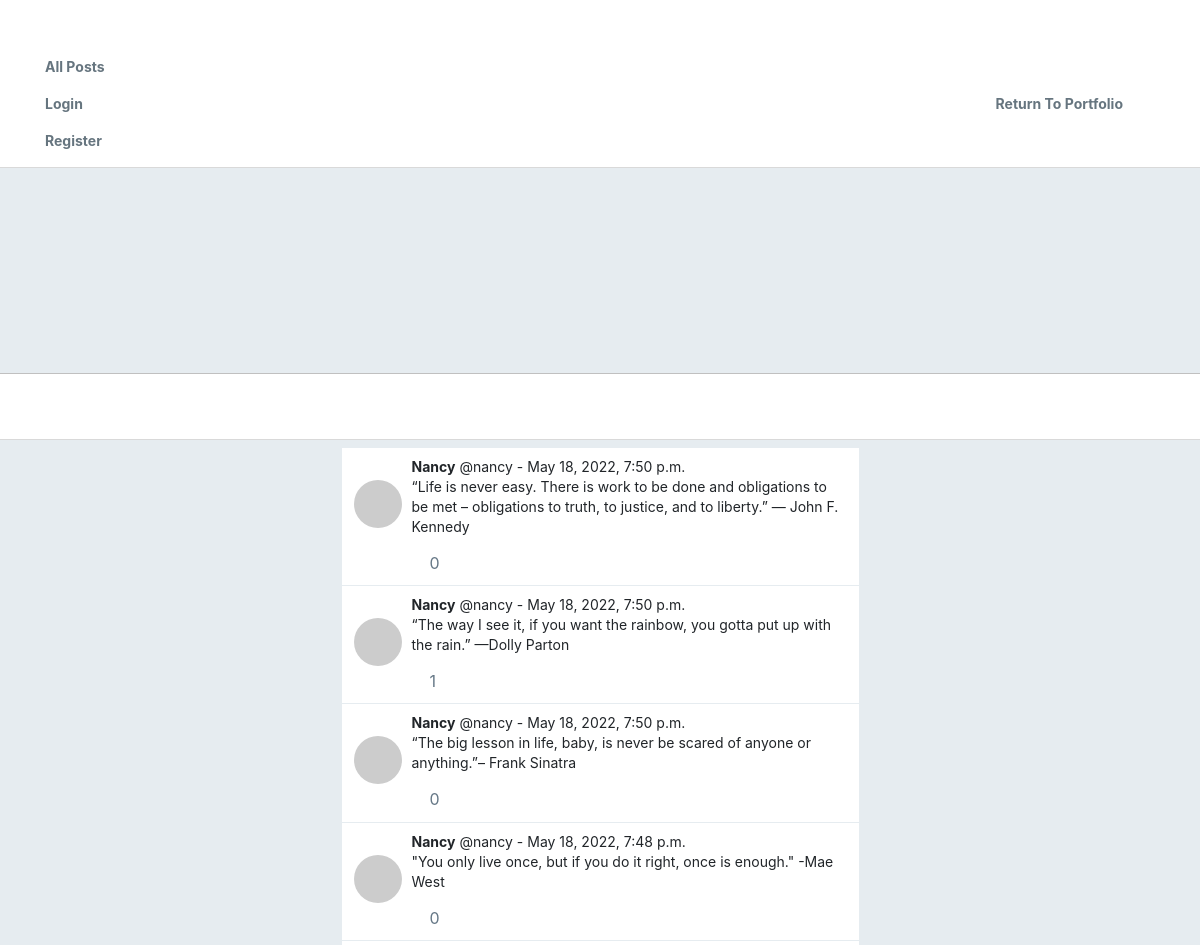
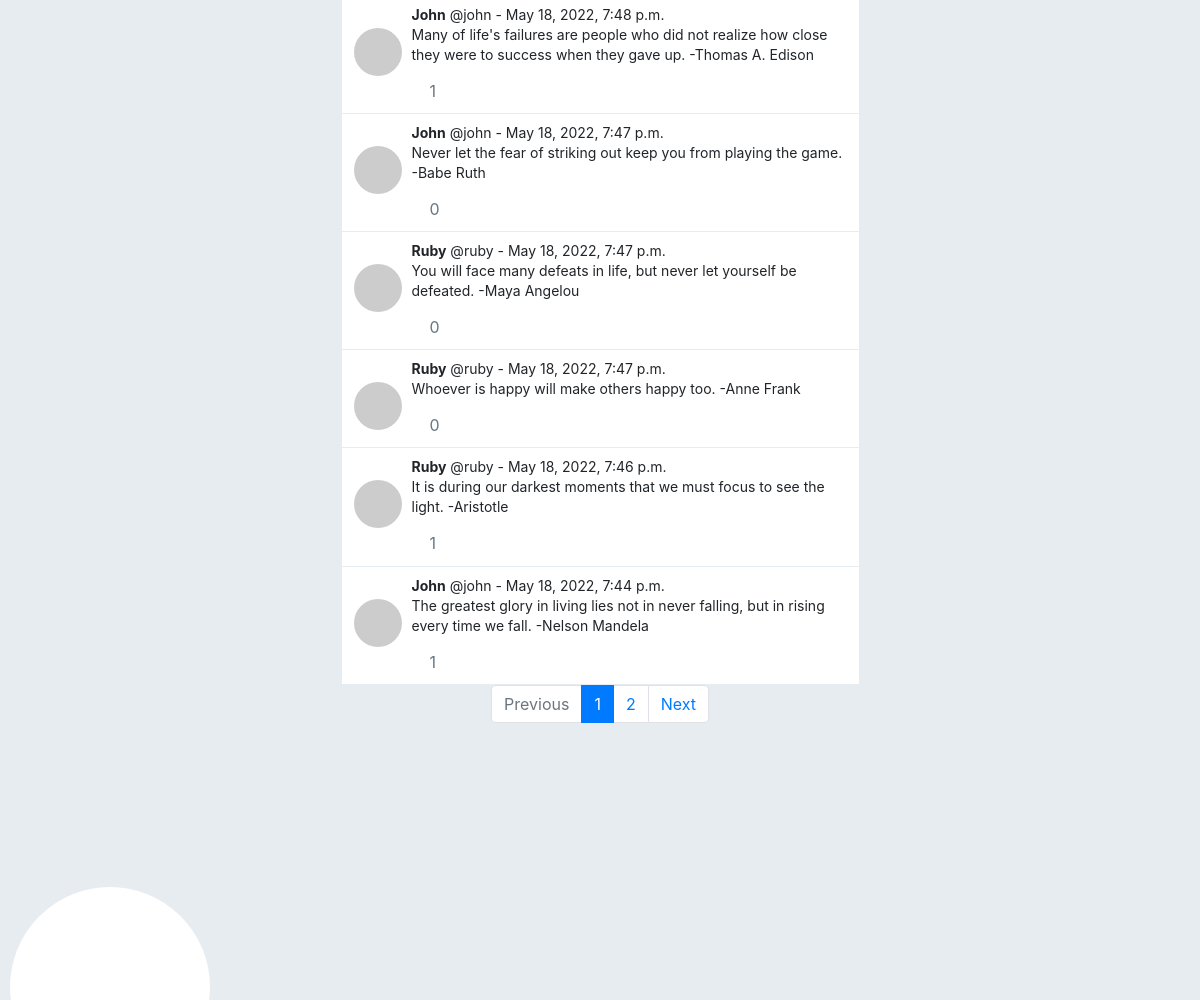
Page /twitter/ on the committed database (2 pictures, top to bottom).
### twitter/models.py (models this page shows, shortened)
class Post(models.Model):
    author = models.ForeignKey(User,
                               null=True,
                               on_delete=models.CASCADE,
                               related_name="author")
    post_body = models.CharField(max_length=500000)
    date_created = models.DateTimeField(auto_now_add=True)

class User(AbstractUser):
    def __str__(self):
        return f"{self.username}"

### twitter/views.py (the view)
# urls.py: path("", views.index, name="index"),
def index(request):
    all_tweets = Post.objects.all()
    tweets = sort_tweets(all_tweets)
    tweets = paginate(request, tweets)
    likes = like_count()
    return render(
        request,
        "twitter/index.html",
        {
            "posts": tweets,
            "likes": likes,
        },
    )

### twitter/templatetags/app_tags.py (called while the page is built)
@register.filter(name="gravatar")
def gravatar(user, size=35):
    email = str(user.email.strip().lower()).encode("utf-8")
    email_hash = md5(email).hexdigest()
    url = "//www.gravatar.com/avatar/{0}?s={1}&d=identicon&r=PG"
    return url.format(email_hash, size)

### twitter/util.py (called while the page is built)
def sort_tweets(what_to_sort):
    what_to_sort = what_to_sort.order_by("-date_created").all()
    return what_to_sort

def paginate(request, items):
    paginator = Paginator(items, 10)
    page_number = request.GET.get("page")
    page_obj = paginator.get_page(page_number)
    return page_obj

def like_count():
    tweets = Post.objects.all()
    likes = {}
    for tweet in tweets:
        likes[tweet.id] = Like.objects.filter(post_liked=tweet.id).count()
    return likes

### twitter/templates/twitter/index.html (shortened to what this page needs)
{% extends "twitter/layout.html" %}
{% block left-sidebar %}
  <div class="col"></div>
{% endblock left-sidebar%}
{% block body %}
  {% include "twitter/components/list-tweets.html" %}
{% endblock body%}
{% block right-sidebar %}
  <div class="col"></div>
{% endblock right-sidebar%}

### twitter/templates/twitter/layout.html (shortened to what this page needs)
{% load static %}
{% load app_tags %}
<!DOCTYPE html>
<html lang="en">
  <head>
    <link rel='stylesheet prefetch' href='https://cdnjs.cloudflare.com/ajax/libs/twitter-bootstrap/4.0.0-alpha.6/css/bootstrap.min.css'>
    <link rel='stylesheet prefetch' href='https://maxcdn.bootstrapcdn.com/font-awesome/4.7.0/css/font-awesome.min.css'>
    <link rel='stylesheet prefetch' href='https://cdnjs.cloudflare.com/ajax/libs/octicons/4.4.0/font/octicons.min.css'>
    <link href="{% static 'twitter/styles.css' %}" rel="stylesheet">
  </head>
  <body>
    <nav class="navbar navbar-toggleable-md fixed-top">
      <button class="navbar-toggler navbar-toggler-right" type="button" data-toggle="collapse" data-target="#navbarsExampleDefault" aria-controls="navbarsExampleDefault" aria-expanded="false" aria-label="Toggle navigation">
        <span class="navbar-toggler-icon"></span>
      </button>
      <div class="collapse navbar-collapse container">
        <ul class="navbar-nav mr-auto">
          <li class="nav-item">
            <a class=" nav-link" href="{% url 'twitter:index' %}">
              All Posts</a>
          </li>
          {% if user.is_authenticated %}
            <li class="nav-item">
              <a class="nav-link" href="{% url 'twitter:user_following' pk=user.id %}">
                <i class="octicon octicon-bell"></i>
                Following</a>
            </li>
            <li class="nav-item">
              <a class="nav-link" href="{% url 'twitter:logout' %}">
                <i class="octicon octicon-inbox"></i>
                Logout</a>
            </li>
          {% else %}
            <li class="nav-item">
              <a class="nav-link" href="{% url 'twitter:login' %}">
                Login</a>
            </li>
            <li class="nav-item">
              <a class="nav-link" href="{% url 'twitter:register' %}">
                Register</a>
            </li>
          {% endif %}
        </ul>
        <ul class="navbar-nav ml-auto" id="twitter-right-nav">
          <li class="nav-item">
            <a class=" nav-link" href="{% url 'portfolio:index' %}">
              Return To Portfolio</a>
          </li>
        </ul>
      </div>
    </nav>
    <div class="body">
      <div class="main-container">
        <div class="row ">
          {% if user.is_authenticated %}
            <img class="profile-background" src="{{ user.profile.background_image }}" alt="">
          {% else %}
            <img class="profile-background" src="https://images.pexels.com/photos/1435849/pexels-photo-1435849.jpeg?cs=srgb&dl=pexels-engin-akyurt-1435849.jpg&fm=jpg" alt="">
          {% endif %}
          <div class="container">
            <div class="avatar-container">
              {% if not user.is_authenticated %}
                <div class="avatar"></div>
              {% else %}
                {% block avatar %}{% endblock avatar %}
              {% endif %}
            </div>
          </div>
        </div>
        <nav class="navbar profile-stats">
          <div class="container">
            <div class="row">
              <div class="col"></div>
              <div class="col-6 middle-bar d-flex justify-content-center">
              </div>
              <div class="col"></div>
            </div>
          </div>
        </nav>
        <div class="container main-content">
          <div class="d-flex justify-content-center">
            {% block left-sidebar %}{% endblock left-sidebar%}
            <div class="col-6 compose-form">
              {% block body %}{% endblock body%}
            </div>
            {% block right-sidebar %}{% endblock right-sidebar%}
          </div>
        </div>
      </div>
    </div>
  </body>
</html>

### twitter/templates/twitter/components/list-tweets.html (shortened to what this page needs)
{% load app_tags %}
<ol class="tweet-list">
  {% for post in posts %}
    <li class="tweet-card">
      <div class="tweet-content">
        <div class="tweet-header">
          <span class="fullname">
            <strong>{{post.author.first_name}}</strong>
          </span>
          {% if user.is_authenticated %}
            <a href="{% url 'twitter:user_profile' pk=post.author.id %}">
              <span class="username">@{{post.author.username}}</span></a>
          {% else %}
            <span class="username">@{{post.author.username}}</span>
          {% endif %}
          <span class="tweet-time">-
            {{post.date_created}}</span>
        </div>
        <a>
          <img class="tweet-card-avatar" src="{{ post.author|gravatar:50 }}" alt="">
        </a>
        <div class="tweet-text">
          <p class="tweet-body" data-tweet="{{post.id}}" data-edited="{{post.id}}" lang="es" data-aria-label-part="0">{{post.post_body}}
          </p>
        </div>
        <div class="tweet-footer">
          <form class="like-form">
            <a class="tweet-footer-btn">
              <label for="like-button" class="btn pr-0">
              </label>
              {% for key, value in likes.items %}
                {% if key == post.id %}
                  <span id="id-{{post.id}}" class="like ml-0">{{ value }}</span>
                {% endif %}
              {% endfor %}
            </a>
          </form>
        </div>
      </div>
    </li>
    {% empty %}
    <li>This user has no tweets to share at the moment.</li>
  {% endfor %}
</ol>
<nav aria-label=" Page navigation example">
  <ul class="pagination justify-content-center">
    {% if posts.has_previous %}
      <li class="page-item">
        <a class="page-link" href="?page={{ posts.previous_page_number }}">Previous</a>
      </li>
    {% else %}
      <li class="page-item disabled">
        <a class="page-link" href="#" tabindex="-1" aria-disabled="True">Previous</a>
      </li>
    {% endif %}
    {% for i in posts.paginator.page_range %}
      {% if posts.number == i %}
        <li class="page-item active" aria-current="page">
          <span class="page-link">
            {{ i }}
          </span>
        </li>
      {% else %}
        <li class="page-item">
          <a class="page-link" href="?page={{ i }}">{{ i }}</a>
        </li>
      {% endif %}
    {% endfor %}
    {% if posts.has_next %}
      <li class="page-item">
        <a class="page-link" href="?page={{ posts.next_page_number }}">Next</a>
      </li>
    {% else %}
      <li class="page-item disabled">
        <a class="page-link" href="#" tabindex="-1" aria-disabled="True">Next</a>
      </li>
    {% endif %}
  </ul>
</nav>

### twitter/static/twitter/styles.css (style rules this page uses)
body { padding-top: 54px; background-color: #e6ecf0; }
a { color: #1DA1F2; }
.navbar { background-color: #fff; border-bottom: 1px solid rgba(0, 0, 0, 0.15); }
.navbar-nav > li a { color: #66757f; font-size: 14px; font-weight: bold; }
.profile-background { height: 320px; width: 100%; object-fit: cover; background-image: url('https://pbs.twimg.com/profile_banners/439335622/1496682615/1500x500'); }
.avatar-container { bottom: -87px; left: 10px; position: absolute; transition: bottom .3s; z-index: 3; }
.avatar { background: #fff; background-image: url(https://images.pexels.com/photos/160977/rhea-bird-bouquet-head-bird-160977.jpeg?cs=srgb&dl=pexels-pixabay-160977.jpg&fm=jpg); background-size: cover; background-position: top center; border: 5px solid #fff; border-radius: 50%; height: 200px; position: relative; width: 200px; }
.profile-stats { background-color: #fff; padding-top: 0; padding-bottom: 0; }
.tweet-list { list-style: none; margin: 8px 4px 0; padding: 0; }
.tweet-card { background-color: #fff; border-bottom: 1px solid #e6ecf0; min-height: 52px; padding: 9px 12px; }
.tweet-content { margin-left: 58px; font-size: 14px; line-height: 20px; font-weight: normal; }
.tweet-card-avatar { border-radius: 50%; height: 48px; width: 48px; float: left; margin-top: 3px; margin-left: -58px; }
.tweet-footer-btn { margin-right: .5rem; }
.tweet-footer-btn i, .tweet-footer-btn span { color: #657786; font-size: 16px; }
.tweet-footer-btn span { margin-left: 8px; }
.middle-bar { height: 4rem; }
#twitter-right-nav { padding-right: 2rem; }

### rows in the picture
Post: author.first_name "Nancy", author.username "nancy", date_created "May 18, 2022, 7:50 p.m.", post_body "“Life is never easy. There is work to be done and obligations to be met – obligations to truth, to justice, and to liberty.” — John F. Kennedy", likes "0"
Post: author.first_name "Nancy", author.username "nancy", date_created "May 18, 2022, 7:50 p.m.", post_body "“The way I see it, if you want the rainbow, you gotta put up with the rain.” —Dolly Parton", likes "1"
Post: author.first_name "Nancy", author.username "nancy", date_created "May 18, 2022, 7:50 p.m.", post_body "“The big lesson in life, baby, is never be scared of anyone or anything.”– Frank Sinatra", likes "0"
Post: author.first_name "Nancy", author.username "nancy", date_created "May 18, 2022, 7:48 p.m.", post_body "\"You only live once, but if you do it right, once is enough.\" -Mae West", likes "0"
Post: author.first_name "John", author.username "john", date_created "May 18, 2022, 7:48 p.m.", post_body "Many of life's failures are people who did not realize how close they were to success when they gave up. -Thomas A. Edison", likes "1"
Post: author.first_name "John", author.username "john", date_created "May 18, 2022, 7:47 p.m.", post_body "Never let the fear of striking out keep you from playing the game. -Babe Ruth", likes "0"
Post: author.first_name "Ruby", author.username "ruby", date_created "May 18, 2022, 7:47 p.m.", post_body "You will face many defeats in life, but never let yourself be defeated. -Maya Angelou", likes "0"
Post: author.first_name "Ruby", author.username "ruby", date_created "May 18, 2022, 7:47 p.m.", post_body "Whoever is happy will make others happy too. -Anne Frank", likes "0"
Post: author.first_name "Ruby", author.username "ruby", date_created "May 18, 2022, 7:46 p.m.", post_body "It is during our darkest moments that we must focus to see the light. -Aristotle", likes "1"
Post: author.first_name "John", author.username "john", date_created "May 18, 2022, 7:44 p.m.", post_body "The greatest glory in living lies not in never falling, but in rising every time we fall. -Nelson Mandela", likes "1"

### other values in the picture
{{ i }} "1"
{{ i }} "2"
